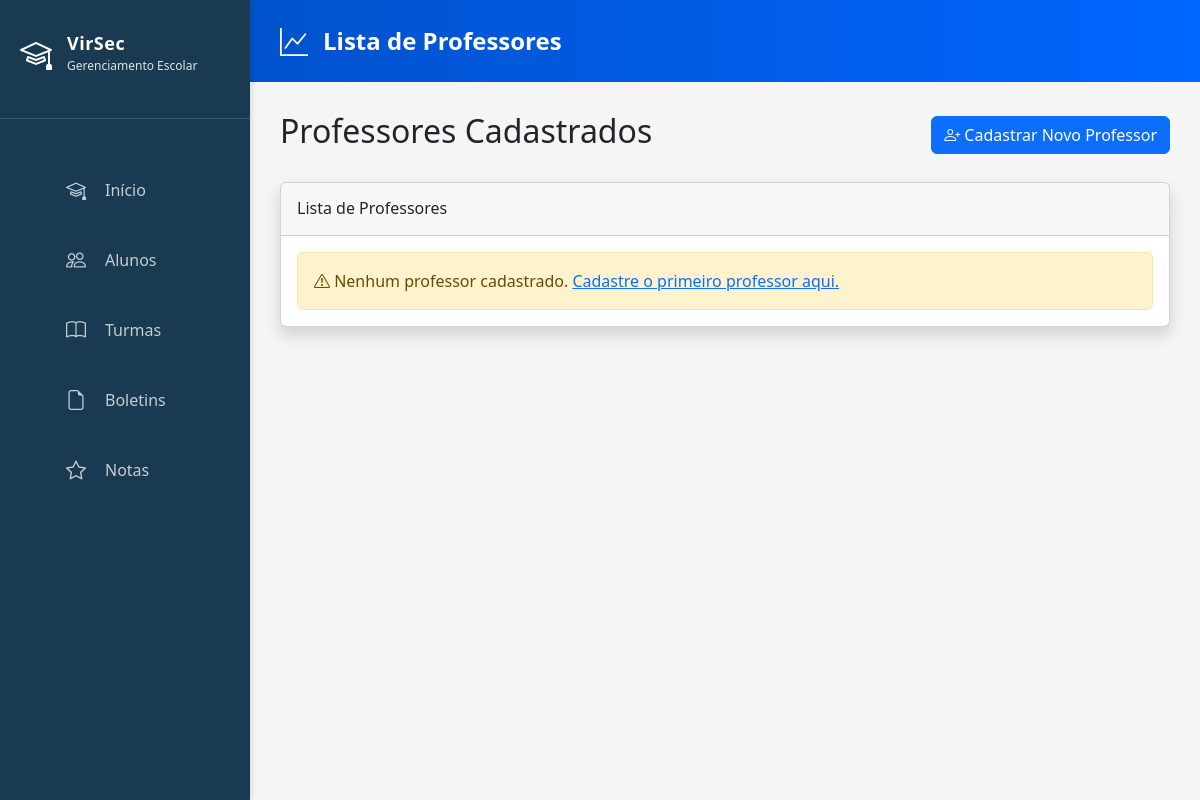
The page /professores/lista/ on the database as committed earlier.
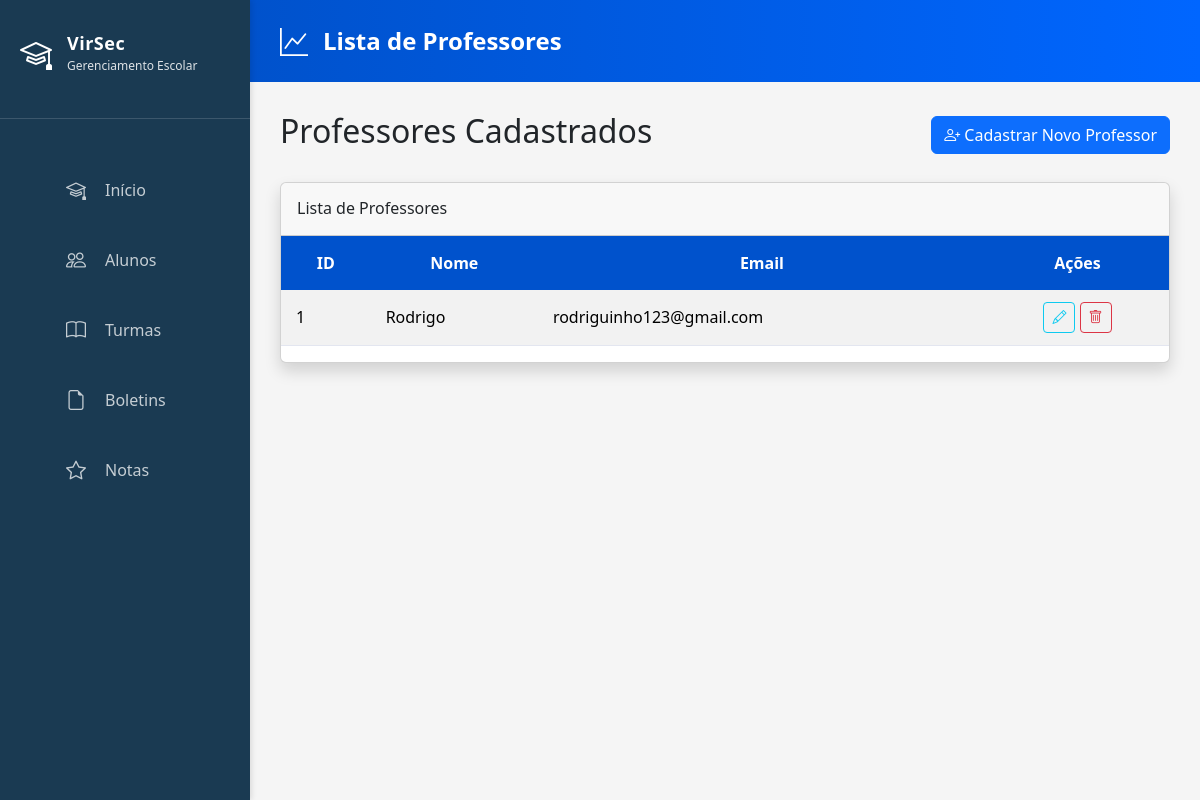
The same page on the database as committed later.
### professores/models.py (models this page shows, shortened)
class Professor(models.Model):
    nome = models.CharField(max_length=100)
    email = models.EmailField(unique=True)

### professores/views.py (the view)
# urls.py: path('lista/', ProfessorListView.as_view(), name='professor_list'),
class ProfessorListView(ListView):
    model = Professor
    template_name = 'professores/professor_list.html'
    context_object_name = 'professores'
    ordering = ['nome']
    def get_queryset(self):
        return Professor.objects.all().order_by('nome')

### professores/templates/professores/professor_list.html
{% extends "base.html" %}
{% load static %}
{% block header_title %}Lista de Professores{% endblock header_title %}
{% block content %}
<div class="d-flex justify-content-between align-items-center mb-4">
    <h2>Professores Cadastrados</h2>
    <a href="{% url 'professores:professor_cadastrar' %}" class="btn btn-primary">
        <i class="bi bi-person-plus"></i> Cadastrar Novo Professor
    </a>
</div>
<div class="card shadow mb-4">
    <div class="card-header py-3">
        <h6 class="m-0 font-weight-bold">Lista de Professores</h6>
    </div>
    <div class="card-body p-0">
        <div class="table-responsive">
            {% if professores %}
            <table class="table table-striped table-hover">
                <thead>
                    <tr>
                        <th>ID</th>
                        <th>Nome</th>
                        <th>Email</th>
                        <th style="text-align: center;">Ações</th>
                    </tr>
                </thead>
                <tbody>
                    {% for professor in professores %}
                    <tr>
                        <td>{{ professor.id }}</td>
                        <td>{{ professor.nome }}</td>
                        <td>{{ professor.email }}</td>
                        <td style="text-align: center;">
                            <a href="#" class="btn btn-sm btn-outline-info" title="Editar">
                                <i class="bi bi-pencil"></i>
                            </a>
                            <a href="#" class="btn btn-sm btn-outline-danger" title="Excluir">
                                <i class="bi bi-trash"></i>
                            </a>
                        </td>
                    </tr>
                    {% endfor %}
                </tbody>
            </table>
            {% else %}
            <div class="alert alert-warning m-3" role="alert">
                <i class="bi bi-exclamation-triangle"></i> Nenhum professor cadastrado.
                <a href="{% url 'professores:professor_cadastrar' %}">Cadastre o primeiro professor aqui.</a>
            </div>
            {% endif %}
        </div>
    </div>
</div>
{% endblock content %}

Rows that differ between the two databases and show on the page:
added Professor: id "1", nome "Rodrigo", email "rodriguinho123@gmail.com"
Other text that changed with them:
text no longer shown: "Nenhum professor cadastrado. Cadastre o primeiro professor aqui."
text now shown: "ID Nome Email Ações"
